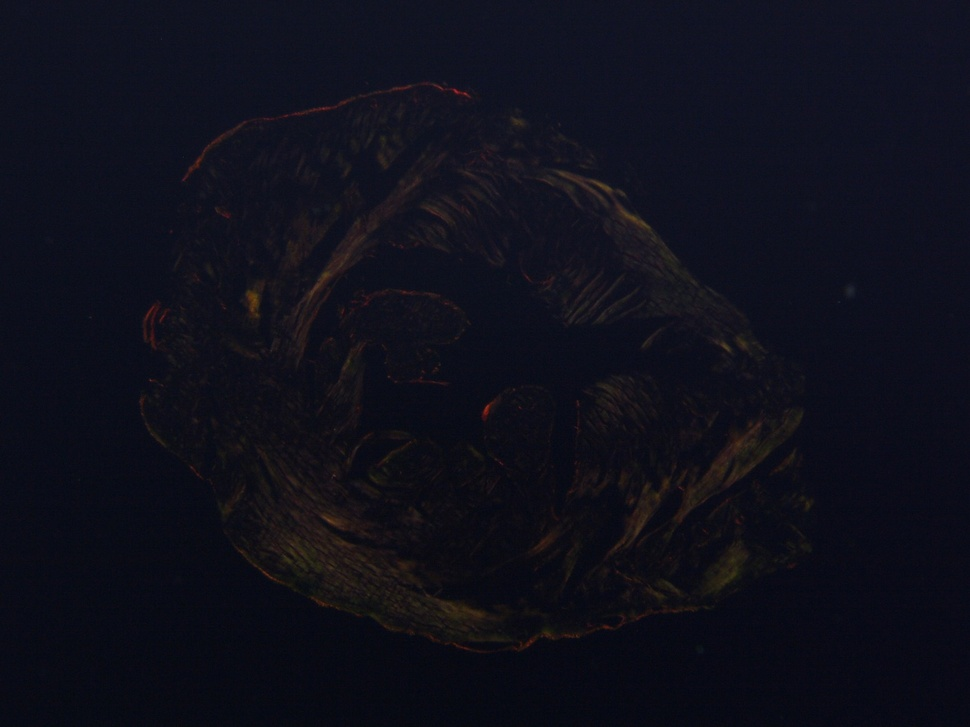
#> input picture task3image.jpeg, 970 x 727 px, shrunk from 1600 x 1200 before the run
$ jupyter execute task3.ipynb
#> lines starting #> are read from the running program, lines starting #| are printed output that depends on the picture
[cell 1]
import cv2
import numpy as np
import matplotlib.pyplot as plt

img = cv2.imread("task3image.jpeg", cv2.IMREAD_GRAYSCALE)
#> img: shape (727, 970); min 5, max 81, mean 16.6

plt.imshow(img, cmap='gray')
plt.title("Original Image")
plt.axis('off')
plt.show()

[cell 2]
builtin_he = cv2.equalizeHist(img)
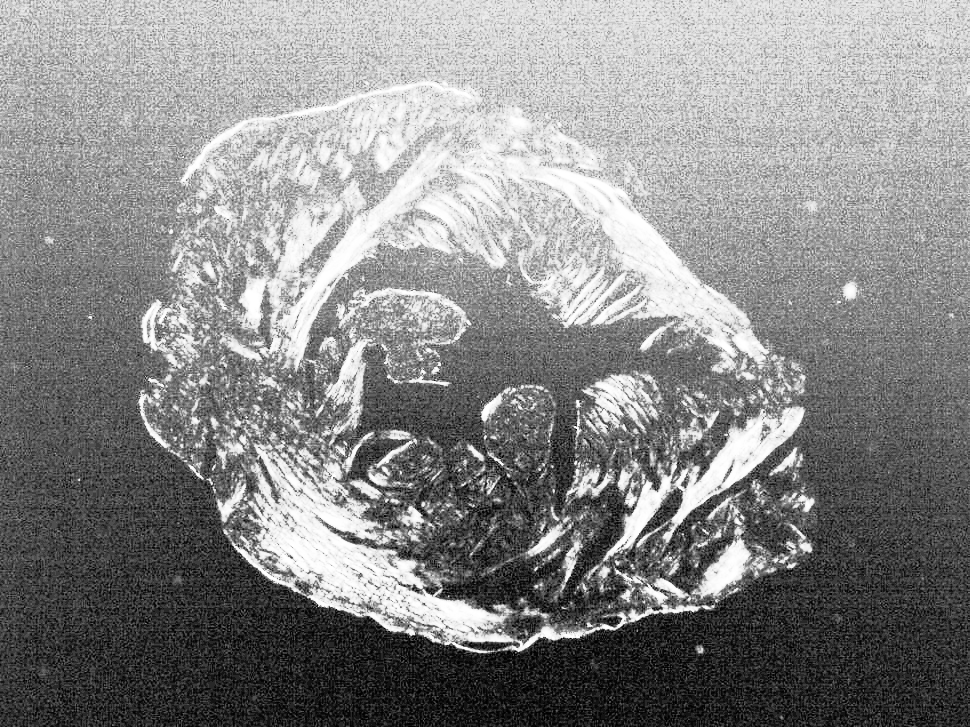
#> builtin_he: shape (727, 970); min 0, max 255, mean 136.1

plt.figure(figsize=(10,4))

plt.subplot(1,2,1)
plt.imshow(img, cmap='gray')
plt.title("Original Image")
plt.axis("off")

plt.subplot(1,2,2)
plt.imshow(builtin_he, cmap='gray')
plt.title("Histogram Equalized (Built-in)")
plt.axis("off")

plt.show()
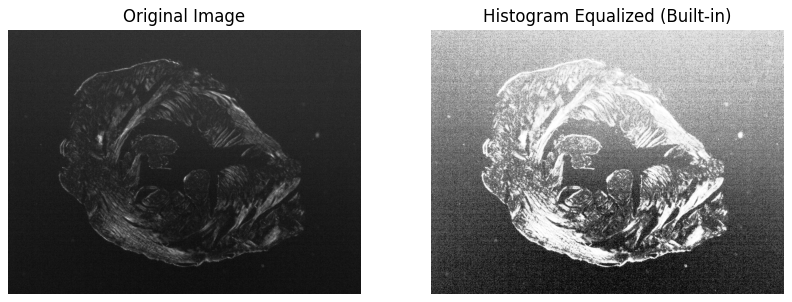
#> figure drawn by matplotlib, 2 panels

[cell 3]
def custom_histogram_equalization(image):
    # Step 1: Histogram
    hist, _ = np.histogram(image.flatten(), 256, [0, 256])
#> hist = 256 values, max 71599 at index 19, min 0 at index 0, mean 2754.6

    # Step 2: PDF
    pdf = hist / np.sum(hist)
#> pdf = 256 values, max 0.102 at index 19, min 0 at index 0, mean 0.00391

    # Step 3: CDF
    cdf = pdf.cumsum()
#> cdf = 256 values from 0 to 1

    # Step 4: Normalize CDF to 0–255
    cdf_normalized = (cdf * 255).astype(np.uint8)
#> cdf_normalized = 256 values from 0 to 254

    # Step 5: Map pixel values
    equalized_image = cdf_normalized[image]

    return equalized_image

custom_he = custom_histogram_equalization(img)

plt.imshow(custom_he, cmap='gray')
plt.title("Histogram Equalized (Custom)")
plt.axis("off")
plt.show()

[cell 4]
plt.figure(figsize=(12,4))

plt.subplot(1,3,1)
plt.imshow(img, cmap='gray')
plt.title("Original")
plt.axis("off")

plt.subplot(1,3,2)
plt.imshow(builtin_he, cmap='gray')
plt.title("Built-in Equalization")
plt.axis("off")

plt.subplot(1,3,3)
plt.imshow(custom_he, cmap='gray')
plt.title("Custom Equalization")
plt.axis("off")

plt.show()
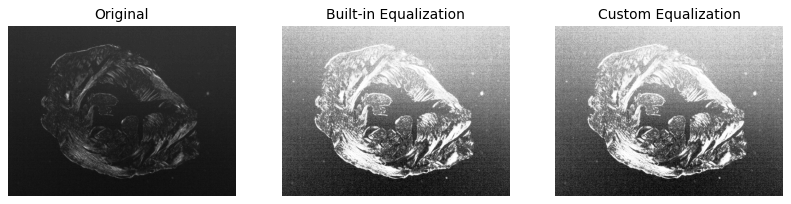
#> figure drawn by matplotlib, 3 panels

[cell 5]
def linear_stretch(img):
    min_val = np.min(img)
#> min_val = 5
    max_val = np.max(img)
#> max_val = 81
    stretched = ((img - min_val) / (max_val - min_val)) * 255
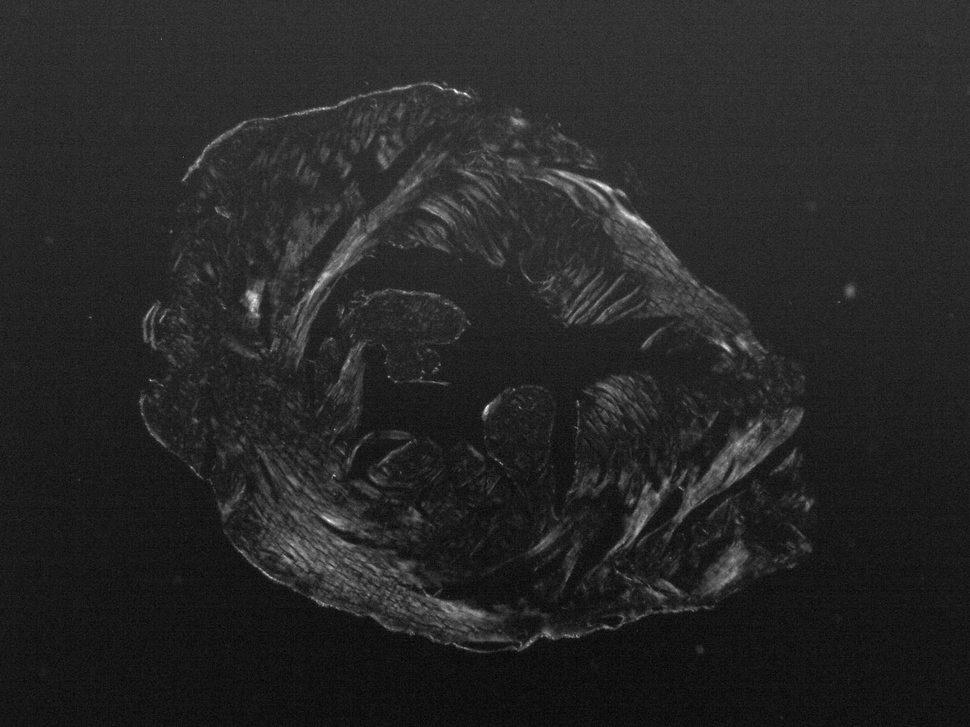
#> stretched: shape (727, 970) float64; min 0, max 255, mean 38.9
    return stretched.astype(np.uint8)

linear_img = linear_stretch(img)

plt.imshow(linear_img, cmap='gray')
plt.title("Linear Contrast Stretching")
plt.axis("off")
plt.show()

[cell 6]
def gamma_transform(img, gamma):
#> called with gamma = 0.5
    normalized = img / 255.0
    corrected = np.power(normalized, gamma)
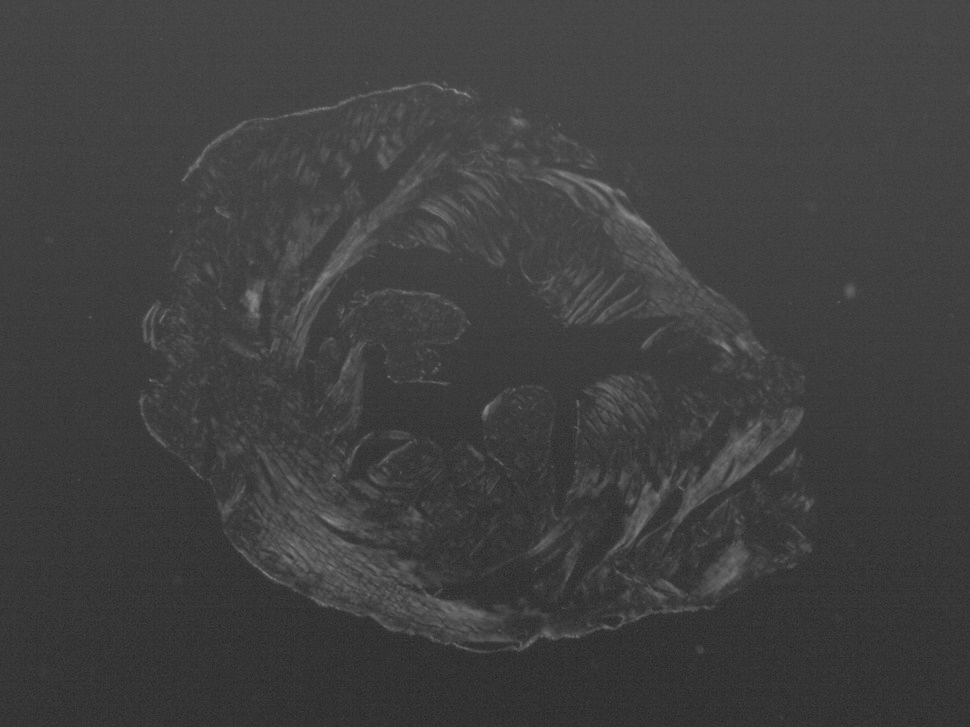
#> corrected: shape (727, 970) float64; min 0.14, max 0.564, mean 0.252
    return (corrected * 255).astype(np.uint8)

gamma_light = gamma_transform(img, 0.5)  # Brightening
gamma_dark = gamma_transform(img, 2.0)   # Darkening
#> call 2 of gamma_transform, with gamma = 2
#> in gamma_transform (call 2), `corrected = np.power(normalized, gamma)`:
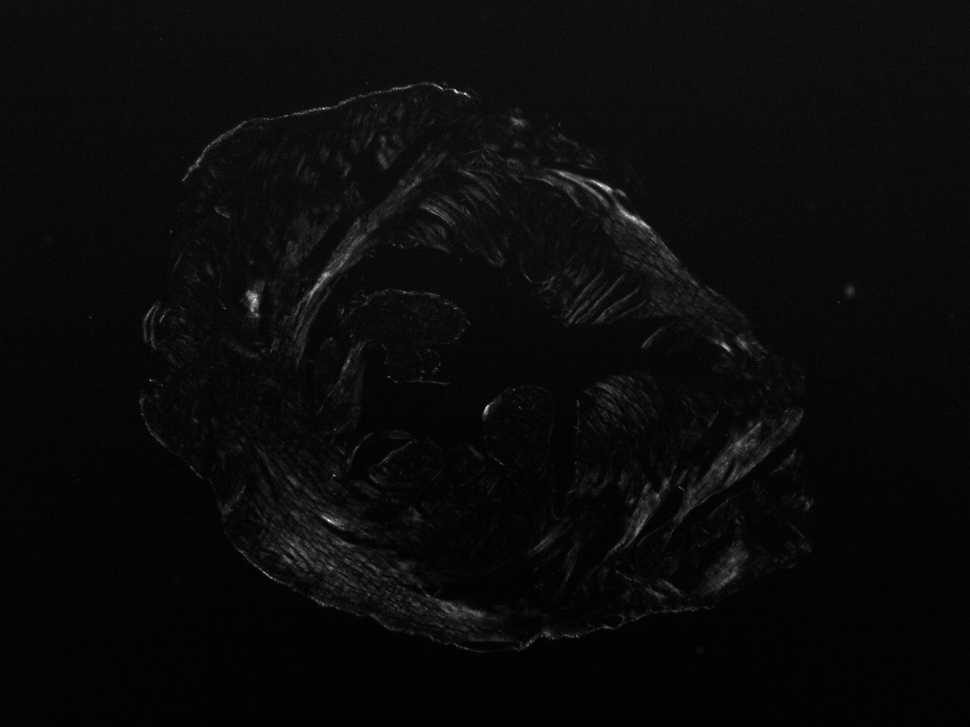
#> corrected: shape (727, 970) float64; min 0.000384, max 0.101, mean 0.00467; drawn with min black and max white

plt.figure(figsize=(12,4))

plt.subplot(1,2,1)
plt.imshow(gamma_light, cmap='gray')
plt.title("Gamma 0.5 (Brightened)")
plt.axis("off")

plt.subplot(1,2,2)
plt.imshow(gamma_dark, cmap='gray')
plt.title("Gamma 2.0 (Darkened)")
plt.axis("off")

plt.show()

[cell 7]
def log_transform(img):
    c = 255 / np.log(1 + np.max(img))
#> c = 57.87
    log_img = c * np.log(1 + img)
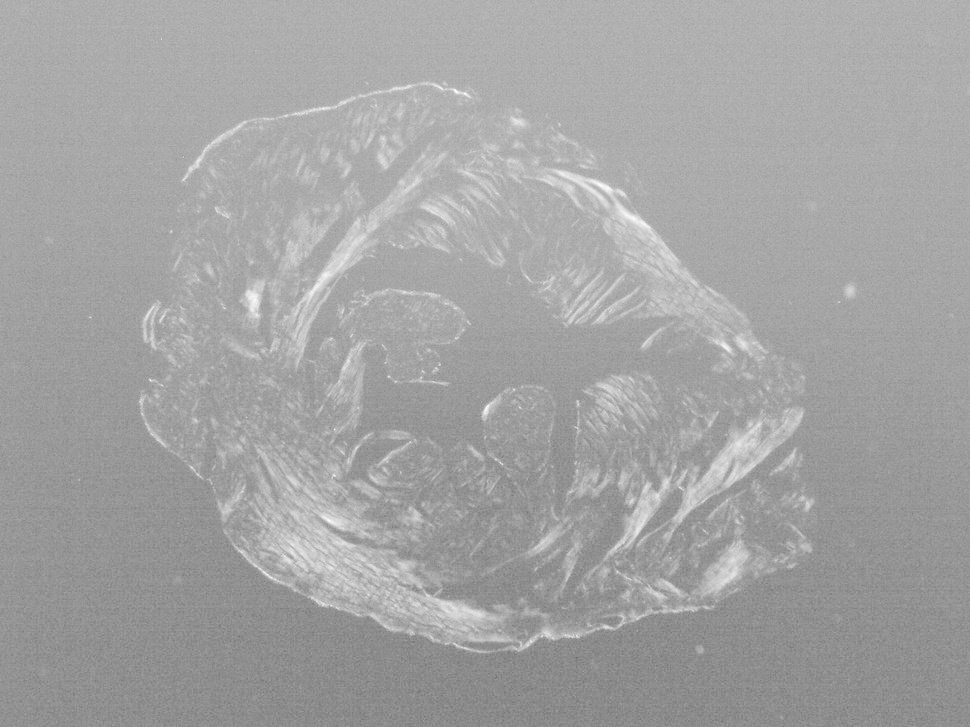
#> log_img: shape (727, 970) float16; min 103.7, max 255, mean 163.8
    return log_img.astype(np.uint8)

log_img = log_transform(img)

plt.imshow(log_img, cmap='gray')
plt.title("Log Transformation")
plt.axis("off")
plt.show()

[cell 8]
plt.figure(figsize=(15,8))

plt.subplot(2,3,1)
plt.imshow(img, cmap='gray')
plt.title("Original")
plt.axis("off")

plt.subplot(2,3,2)
plt.imshow(builtin_he, cmap='gray')
plt.title("Histogram Equalization (Built-in)")
plt.axis("off")

plt.subplot(2,3,3)
plt.imshow(custom_he, cmap='gray')
plt.title("Histogram Equalization (Custom)")
plt.axis("off")

plt.subplot(2,3,4)
plt.imshow(linear_img, cmap='gray')
plt.title("Linear Stretching")
plt.axis("off")

plt.subplot(2,3,5)
plt.imshow(gamma_light, cmap='gray')
plt.title("Gamma Transform (0.5)")
plt.axis("off")

plt.subplot(2,3,6)
plt.imshow(log_img, cmap='gray')
plt.title("Log Transform")
plt.axis("off")

plt.show()
